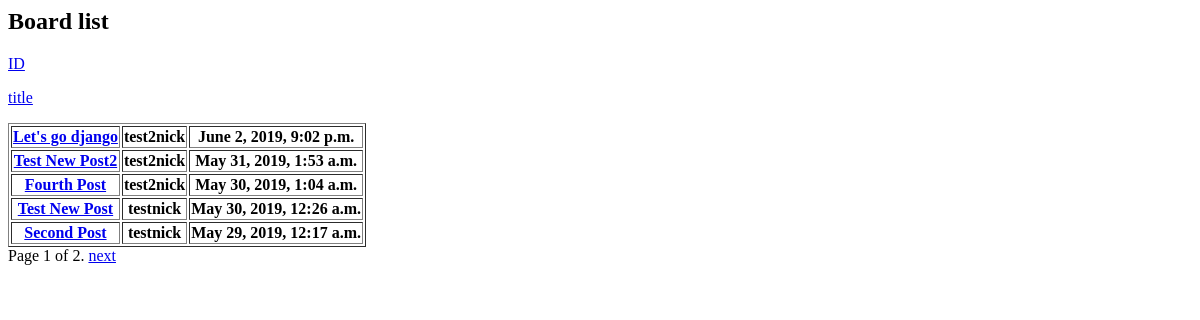
The page /board/ on the database as committed earlier.
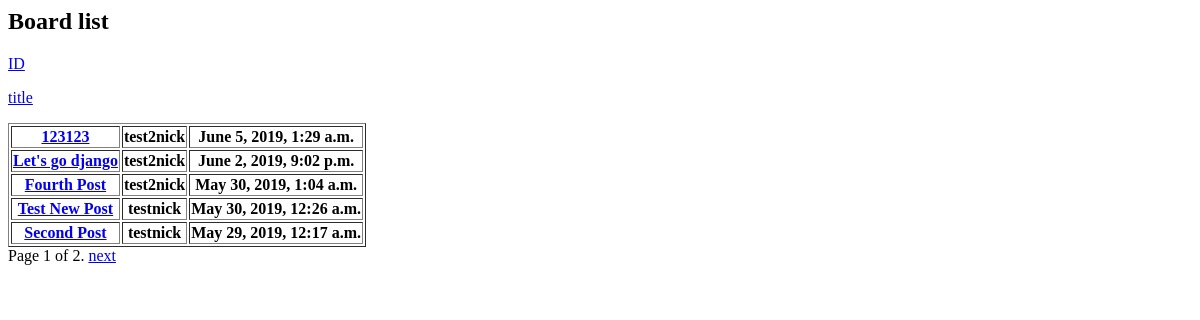
The same page on the database as committed later.
### board/models.py (models this page shows, shortened)
class Board(models.Model, HitCountMixin):
    author = models.ForeignKey(SiteUser, on_delete = models.CASCADE)
    title = models.CharField(max_length = 100)
    content = models.TextField(help_text = 'Post content')
    created_date = models.DateTimeField(default = timezone.now)
    viewers = GenericRelation(
        HitCount, object_id_field='object_pk',
        related_query_name='hit_count_generic_relation')

### accounts/models.py (models this page shows)
class SiteUser(AbstractUser):
    nickname = models.CharField(max_length = 15)
    def __str__(self):
        return self.nickname

### board/views.py (the view)
# urls.py: path('', views.BoardList.as_view(), name='index'),
class BoardList(generic.ListView):
    model = Board
    template_name = 'board/board_list.html'
    context_object_name = 'board_list'
    paginate_by = 5
    def get_queryset(self):
        order = self.request.GET.get('order', '-created_date')
        return Board.objects.order_by(order)

### board/templates/board/board_list.html (shortened to what this page needs)
{% extends "base.html" %}
{% block content %}
    <h2>Board list</h2>
    <table border="1px">
        {% if board_list %}
        {% for post in board_list %}
            <tr>
                <th><a href = "{% url 'board:board_detail' post.id %}">{{ post.title }}</a></th>
                <th>{{ post.author }}</th>
                <th>{{ post.created_date }}</th>
            </tr>
        {% endfor %}
        {% else %}
            <p>There is no Posts How about you write?</p>
        {% endif %}
        <p><a href = "{% url 'board:board_list' 0 %}">ID</a></p>
        <p><a href = "?order=title">title</a></p>
    </table>
    {% if is_paginated %}
        <div class="pagination">
            <span class="page-links">
                <span class="page-current">
                    Page {{ page_obj.number }} of {{ page_obj.paginator.num_pages }}.
                </span>
                {% if page_obj.has_next %}
                    <a href="{% url 'board:board_list' page_obj.next_page_number %}">next</a>
                {% endif %}
            </span>
        </div>
    {% endif %}
{% endblock content%}

Rows that differ between the two databases and show on the page:
removed Board: title "Test New Post2", author "test2nick", created_date "May 31, 2019, 1:53 a.m."
added Board: title "123123", author "test2nick", created_date "June 5, 2019, 1:29 a.m."
